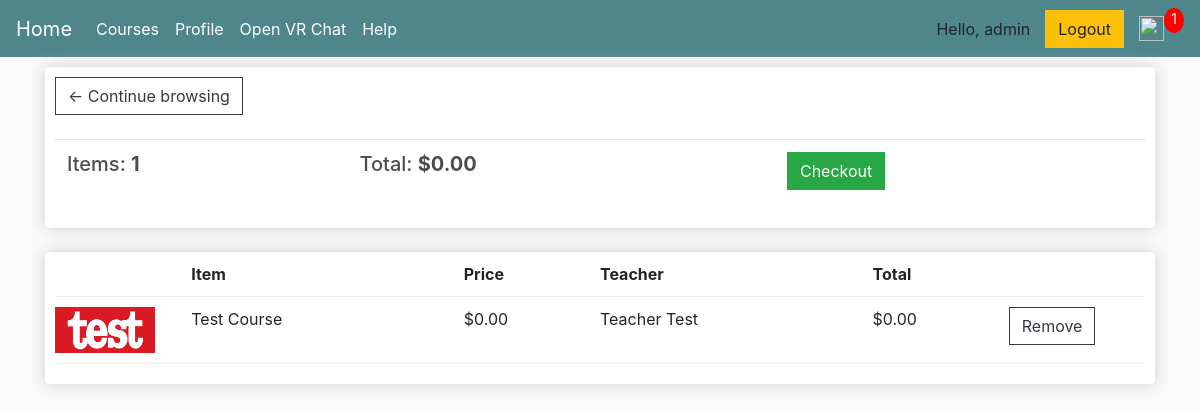
The page /cart/ (signed in) on the database as committed earlier.
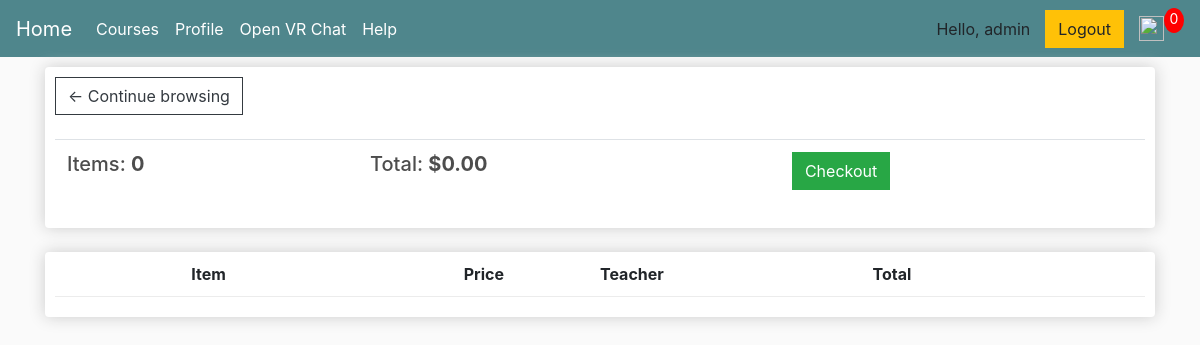
The same page on the database as committed later.
### ESchoolVR/models.py (models this page shows, shortened)
class Order(models.Model):
    customer = models.ForeignKey(User,on_delete=models.SET_NULL,blank=True,null=True)
    date_ordered = models.DateTimeField(auto_now_add=True)
    complete = models.BooleanField(default=False,null=True,blank=False)
    transaction_id = models.CharField(max_length=200,null=True)
    @property
    def get_cart_total(self):
        orderitems = self.orderitem_set.all()
        total = sum([item.get_total for item in orderitems])
        return total
    def get_cart_items(self):
        orderitems = self.orderitem_set.all()
        total = sum([item.quantity for item in orderitems])
        return total

class OrderItem(models.Model):
    course = models.ForeignKey(Course,on_delete=models.SET_NULL,blank=True,null=True)
    order = models.ForeignKey(Order,on_delete=models.SET_NULL, blank=True,null=True)
    quantity = models.IntegerField(default=1,null=True,blank=True)
    date_added = models.DateTimeField(auto_now_add=True)
    @property
    def get_total(self):
        total = self.course.price
        return total

class Course(models.Model):
    name = models.CharField(max_length=200,null=True)
    price = models.FloatField()
    teacher = models.ForeignKey(Teacher,on_delete=models.SET_NULL,blank=True,null=True)
    image = models.ImageField(null=True,blank=True)
    @property
    def imageURL(self):
        try:
            url = self.image.url
        except:
            url = ''
        return url
    class Meta:
        ordering = ['name']

class Teacher(models.Model):
    name = models.CharField(max_length=200,null=True)
    surname = models.CharField(max_length=200,null=True)
    class Meta:
        ordering = ['surname']
    def __str__(self):
        return self.name + " " +self.surname

### ESchoolVR/views.py (the view)
# urls.py: path('cart/', views.cart, name="cart"),
@login_required(login_url='login')
def cart(request):
    if request.user.is_authenticated:
        customer = request.user
        order, created = Order.objects.get_or_create(customer=customer,complete=False)
        items = order.orderitem_set.all()
        cartItems = order.get_cart_items
    else:
        items = []
        order = {'get_cart_total':0, 'get_cart_items':0}
        cartItems = order['get_cart_items']
    context = {'items':items, 'order':order,'cartItems':cartItems}
    return render(request,'vrschool/cart.html',context)

### ESchoolVR/templates/vrschool/cart.html
{% extends 'vrschool/main.html' %}
{% load static %}
{% block content %}
<div class="row">
    <div class="col-lg-12">
        <div class="box-element">
            <a class="btn btn-outline-dark" href="{% url 'courses' %}">&#x2190; Continue browsing</a>
            <br>
            <br>
            <table class="table">
                <tr>
                    <th><h5>Items: <strong>{{order.get_cart_items}}</strong></h5></th>
                    <th><h5>Total: <strong>${{order.get_cart_total|floatformat:2}}</strong></h5></th>
                    <th>
                        <a stlye="float:right;margin:5px;"  class="btn btn-success" href="{% url 'checkout' %}">Checkout</a>
                    </th>
                </tr>
            </table>
        </div>
        <br>
        <div class="box-element">
            <div class="cart-row">
                <div style="flex:1"></div>
                <div style="flex:2"><strong>Item</strong></div>
                <div style="flex:1"><strong>Price</strong></div>
                <div style="flex:2"><strong>Teacher</strong></div>
                <div style="flex:1"><strong>Total</strong></div>
                <div style="flex:1"></div>
            </div>
            {% for item in items %}
            <div class="cart-row">
                <div style="flex:1"><img class="row-image" src="{{item.course.imageURL}}" alt=""></div>
                <div style="flex:2">{{item.course.name}}</div>
                <div style="flex:1">${{item.course.price|floatformat:2}}</div>
                <div style="flex:2">{{item.course.teacher}}</div>
                <div style="flex:1">${{item.get_total|floatformat:2}}</div>
                <div style="flex:1"><button data-course={{item.course.id}} data-action="remove" class="btn btn-outline-dark update-cart" >Remove</button></div>
            </div>
            {% endfor %}
        </div>
    </div>
</div>
{% endblock content %}

### ESchoolVR/templates/vrschool/main.html (shortened to what this page needs)
<html>
    {% load static %}
    <head>
        <link rel="stylesheet" href="https://cdn.jsdelivr.net/npm/bootstrap@4.0.0/dist/css/bootstrap.min.css">
        <link rel="stylesheet" type="text/css" href="{% static 'css/main.css' %}">
      </head>
    <body>
        <nav class="navbar navbar-expand-lg navbar-dark bg-dark">
            <a class="navbar-brand" href="{% url 'starter' %}">Home</a>
            <div class="collapse navbar-collapse" id="navbarSupportedContent">
              <ul class="navbar-nav mr-auto">
                <li class="nav-item active">
                  <a class="nav-link" href="{% url 'courses' %}">Courses <span class="sr-only">(current)</span></a>
                </li>
                <li class="nav-item active">
                  <a class="nav-link" href="{% url 'user' %}">Profile <span class="sr-only">(current)</span></a>
                </li>
                <li class="nav-item active">
                  <a class="nav-link" href="{% url 'chat' %}">Open VR Chat <span class="sr-only">(current)</span></a>
                </li>
                <li class="nav-item active">
                  <a class="nav-link" href="{% url 'help' %}">Help <span class="sr-only">(current)</span></a>
                </li>
              </ul>
              <div class="form-inline my-2 my-lg-0">
                <span style="margin-right:15px" id="hello-msg" >Hello, {{request.user}}</span>
                <a href="{% url 'logout' %}"class="btn btn-warning">Logout</a>
                <a href="{% url 'cart' %}">
                   <img  id="cart-icon" src="https://stepswithcode.s3-us-west-2.amazonaws.com/m1-prt4/6+cart.png">
               </a>
               <p id="cart-total" >{{cartItems}}</p>
           </div>
            </div>
          </nav>
        <div class="container" >
            {% block content %}
            {% endblock content %}
        </div>
    </body>
</html>

### static/css/main.css (style rules this page uses)
body { background-color: hsl(0, 0%, 98%); }
h1,h2,h3,h4,h5,h6 { color:hsl(0, 0%, 30%); }
.box-element { box-shadow:hsl(0, 0%, 80%) 0 0 16px; background-color: #fff; border-radius: 4px; padding: 10px; }
.bg-dark { background-color: #4f868c!important; }
#cart-icon { width:25px; display: inline-block; margin-left: 15px; }
#cart-total { display: block; text-align: center; color:#fff; background-color: red; width: 20px; height: 25px; border-radius: 50%; font-size: 14px; }
.col-lg-4, .col-lg-6, .col-lg-8, .col-lg-12 { margin-top: 10px; }
.btn { border-radius: 0; }
.cart-row { display: flex; align-items: flex-stretch; padding-bottom: 10px; margin-bottom: 10px; border-bottom: 1px solid #ececec; }

Rows that differ between the two databases and show on the page:
removed OrderItem: course.imageURL (picture), course.name "Test Course", course.price "0.00", course.teacher "Teacher Test", get_total "0.00"
computed for Order: id "1" → "0"; get_cart_items "1" → "0"
